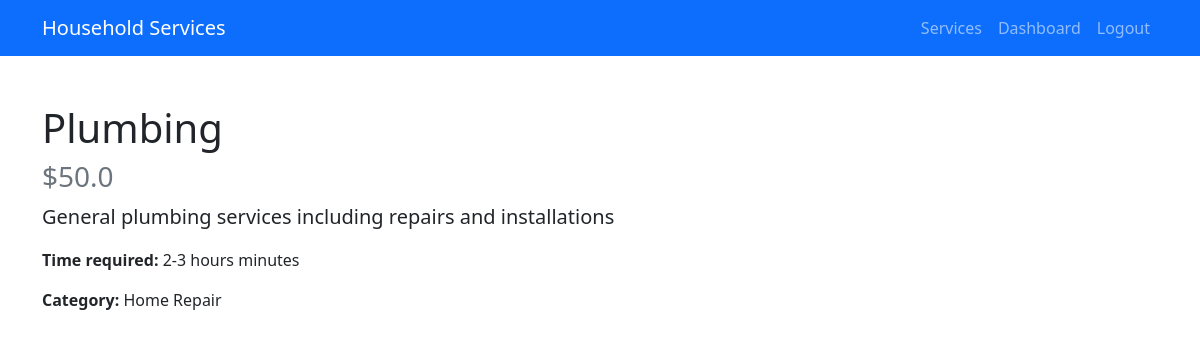
/service/1 (signed in), run on the app's committed database.
### models.py (models this page shows)
class Service(db.Model):
    __tablename__ = 'service'
    id = db.Column(db.Integer, primary_key=True)
    name = db.Column(db.String(100), nullable=False)
    price = db.Column(db.Float, nullable=False)
    description = db.Column(db.Text)
    time_required = db.Column(db.String(50))
    category = db.Column(db.String(50))
    image_url = db.Column(db.String(200))  # For service images
    is_active = db.Column(db.Boolean, default=True)  # To temporarily disable services
    created_at = db.Column(db.DateTime, default=datetime.utcnow)
    min_experience_required = db.Column(db.Integer, default=0)
    availability = db.Column(db.String(50), default='24/7')

### app.py (the view, shortened to what this page needs)
@app.route('/service/<int:service_id>', methods=['GET', 'POST'])
@login_required
def service(service_id):
    service = Service.query.get(service_id)
    return render_template('service.html', service=service)

### app.py (called while the page is built)
@login_manager.user_loader
def load_user(user_id):
    return User.query.get(int(user_id))

### templates/service.html (shortened to what this page needs)
<!DOCTYPE html>
<html lang="en">
<head>
  <link rel="stylesheet" href="https://cdn.jsdelivr.net/npm/bootstrap@5.1.3/dist/css/bootstrap.min.css">
</head>
<body>
  <nav class="navbar navbar-expand-lg navbar-dark bg-primary">
    <div class="container">
      <a class="navbar-brand" href="{{ url_for('index') }}">Household Services</a>
      <div class="collapse navbar-collapse" id="navbarNav">
        <ul class="navbar-nav ms-auto">
          <li class="nav-item">
            <a class="nav-link" href="{{ url_for('services') }}">Services</a>
          </li>
          {% if current_user.is_authenticated %}
            <li class="nav-item">
              <a class="nav-link" href="{{ url_for('dashboard') }}">Dashboard</a>
            </li>
            <li class="nav-item">
              <a class="nav-link" href="{{ url_for('logout') }}">Logout</a>
            </li>
          {% endif %}
        </ul>
      </div>
    </div>
  </nav>
  <div class="container my-5">
    <div class="row">
      <div class="col-md-8">
        <h1>{{ service.name }}</h1>
        <h3 class="text-muted">${{ service.price }}</h3>
        <p class="lead">{{ service.description }}</p>
        <p><strong>Time required:</strong> {{ service.time_required }} minutes</p>
        <p><strong>Category:</strong> {{ service.category }}</p>
      </div>
    </div>
  </div>
</body>
</html>

### data on the page
Service: name "Plumbing", price "50.0", description "General plumbing services including repairs and installations", time_required "2-3 hours", category "Home Repair"
